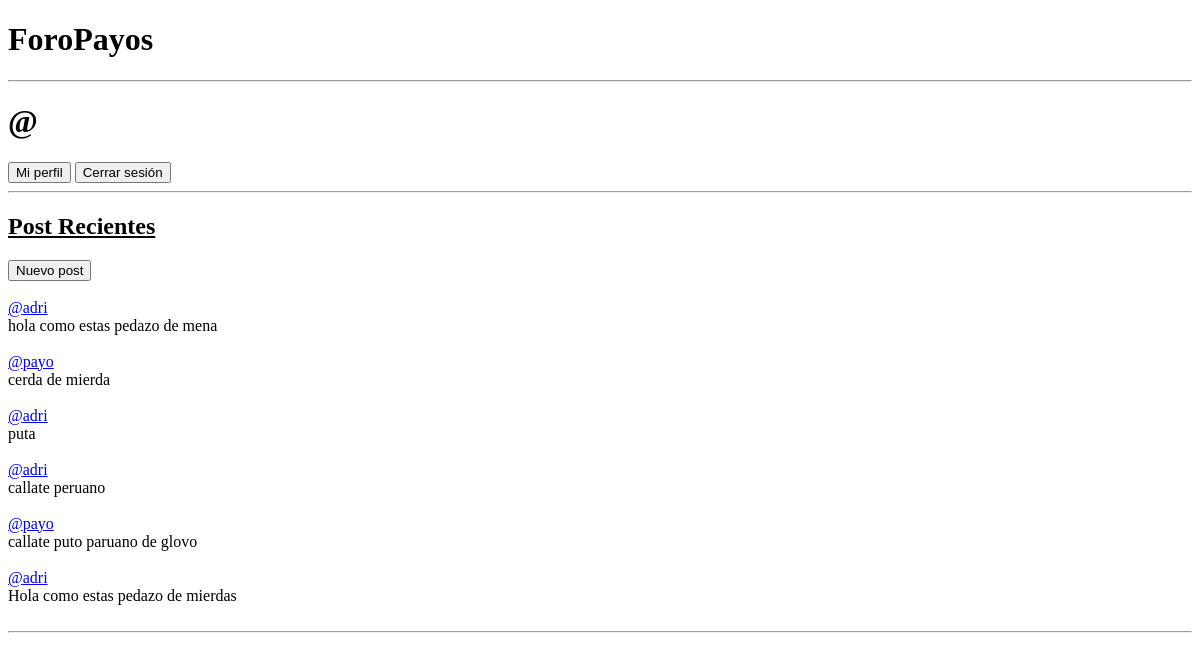
Before: /main/index.php with the older database file.
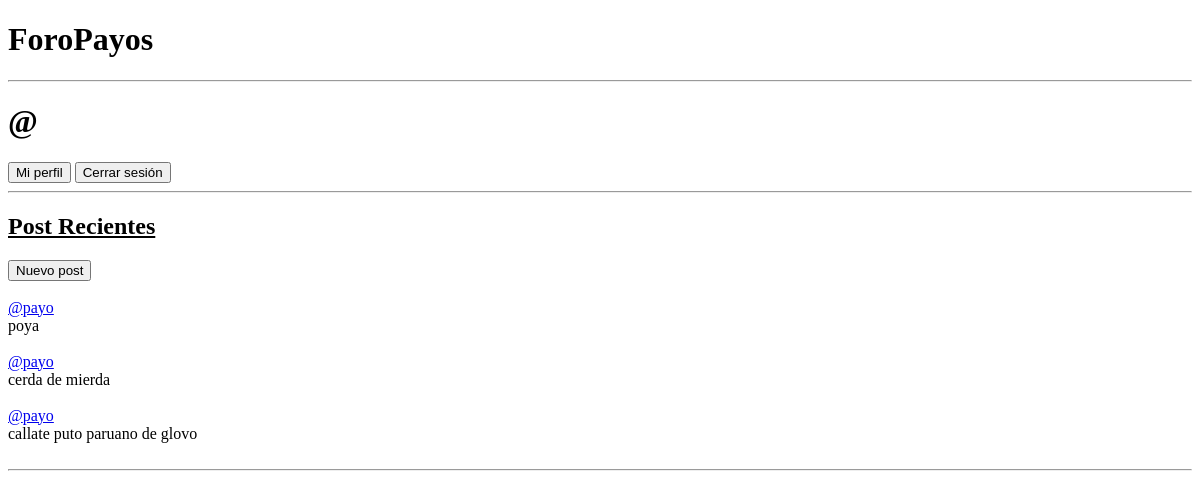
After: the same page with the newer database file.
### tables this page shows
CREATE TABLE IF NOT EXISTS `post` (
  `id_post` int(11) NOT NULL AUTO_INCREMENT,
  `id_usuario` int(11) NOT NULL DEFAULT '0',
  `fecha_publicacion` datetime NOT NULL DEFAULT '0000-00-00 00:00:00',
  `info` text,
  KEY `Índice 1` (`id_post`),
  KEY `FK__usuarios` (`id_usuario`),
  CONSTRAINT `FK__usuarios` FOREIGN KEY (`id_usuario`) REFERENCES `usuarios` (`id_user`)
);

CREATE TABLE IF NOT EXISTS `usuarios` (
  `id_user` int(11) NOT NULL AUTO_INCREMENT,
  `usuario` varchar(100) NOT NULL,
  `correo` varchar(100) NOT NULL,
  `contra` varchar(100) NOT NULL,
  `seguidores` int(11) NOT NULL DEFAULT '0',
  `seguidos` int(11) NOT NULL DEFAULT '0',
  KEY `Índice 1` (`id_user`)
);

### main/index.php (the view, shortened to what this page needs)
<?php
require_once '../config/db_connect.php';
$tuid = $_SESSION['id'];
$res = mysqli_query($conn, "SELECT * FROM post p, usuarios u WHERE u.id_user=p.id_usuario ORDER BY fecha_publicacion DESC LIMIT 10");
$nfilas = mysqli_num_rows ($res);
?>
<!DOCTYPE html>
<html>
<head>
</head>
<body>
<h1>ForoPayos</h1>
<hr>
<h1>@<?php print $_SESSION['user'] ?></h1>
<a href='../perfiles/perfil.php'><button>Mi perfil</button></a>
<a href='../funciones/logout.php'><button>Cerrar sesión</button></a>
<hr>
<h2><u>Post Recientes</u></h2>
<a href='./nuevo_post.php'><button>Nuevo post</button></a>
<br><br>
<?php
for ($i=0; $i<$nfilas; $i++)
{
    $row = mysqli_fetch_assoc($res);
    if ($row['id_usuario'] == $tuid)
    {
        print "<form method='post' action='../funciones/borrar_post.php'>";
        print "<a href='../perfiles/perfil.php'>@" . $row['usuario'] . "</a><br>";
        print $row['info'] . " <button type='submit' name='postbar' value='" . $row['id_post'] . "'>borrar</button><br><br>";
        print "</form>";
    }
    else
    {
        print "<a href='../perfiles/perfiles.php'>@" . $row['usuario'] . "</a><br>";
        print $row['info'] . "<br><br>";
    }
}
?>
<hr>
</body>
</html>

Changed rows visible on the page:
removed post: id_usuario.usuario "adri", info "hola como estas pedazo de mena"
removed post: id_usuario.usuario "adri", info "puta"
removed post: id_usuario.usuario "adri", info "callate peruano"
removed post: id_usuario.usuario "adri", info "Hola como estas pedazo de mierdas"
added post: id_usuario.usuario "payo", info "poya"
